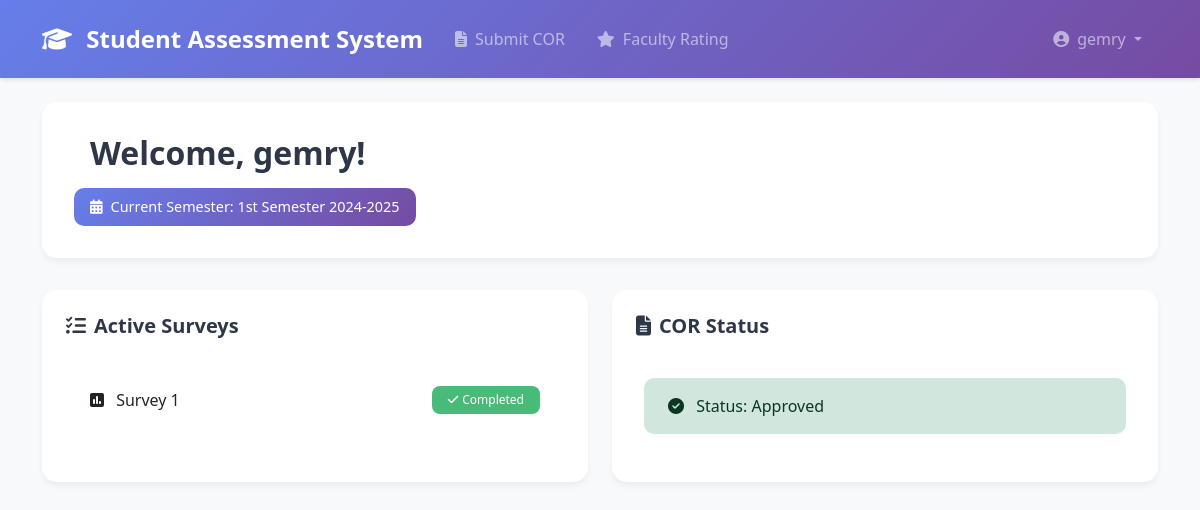
Page /index.php (signed in) on the earlier database version.
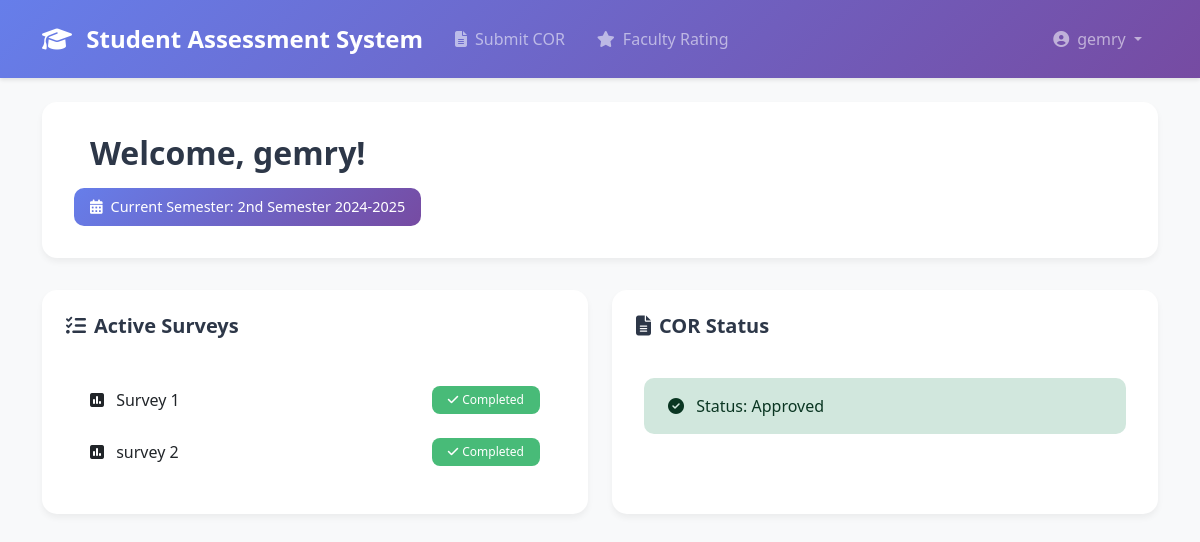
Same page on the later database version.
### tables this page shows
CREATE TABLE `semesters` (
  `id` int(11) NOT NULL,
  `name` varchar(50) NOT NULL,
  `start_date` date NOT NULL,
  `end_date` date NOT NULL,
  `is_active` tinyint(1) DEFAULT 0,
  `created_at` timestamp NOT NULL DEFAULT current_timestamp()
);

CREATE TABLE `surveys` (
  `id` int(11) NOT NULL,
  `title` varchar(255) NOT NULL,
  `description` text DEFAULT NULL,
  `semester_id` int(11) DEFAULT NULL,
  `start_date` date NOT NULL,
  `end_date` date NOT NULL,
  `status` enum('draft','active','closed') DEFAULT 'draft',
  `created_at` timestamp NOT NULL DEFAULT current_timestamp()
);

### config/database.php (called while the page is built, shortened)
<?php
function clean($data) {
    return htmlspecialchars($data, ENT_QUOTES, 'UTF-8');
}
?>

### includes/auth.php (called while the page is built, shortened)
<?php
function isStudent() {
    return isset($_SESSION['role']) && $_SESSION['role'] === 'student';
}
?>

### index.php (the view, shortened to what the changed rows need)
<?php
require_once 'config/database.php';
require_once 'includes/auth.php';
$user_id = $_SESSION['user_id'];
$role = $_SESSION['role'];
if ($role === 'student') {
    $stmt = $conn->prepare("SELECT * FROM students WHERE user_id = ?");
    $stmt->bind_param("i", $user_id);
    $stmt->execute();
    $user_info = $stmt->get_result()->fetch_assoc();
}
$stmt = $conn->prepare("SELECT * FROM semesters WHERE is_active = 1 LIMIT 1");
$stmt->execute();
$active_semester = $stmt->get_result()->fetch_assoc();
if ($role === 'student' && $active_semester) {
    $stmt = $conn->prepare("
        SELECT s.*,
            (SELECT COUNT(*) FROM responses r
             WHERE r.survey_id = s.id
             AND r.student_id = ?
             AND r.semester_id = ?) as has_responded
        FROM surveys s
        WHERE s.semester_id = ?
        AND s.status = 'active'
    ");
    $student_id = $user_info['id'];
    $semester_id = $active_semester['id'];
    $stmt->bind_param("iii", $student_id, $semester_id, $semester_id);
    $stmt->execute();
    $active_surveys = $stmt->get_result()->fetch_all(MYSQLI_ASSOC);
}
?>
<!DOCTYPE html>
<html lang="en">
<head>
    <link href="https://cdn.jsdelivr.net/npm/bootstrap@5.3.2/dist/css/bootstrap.min.css" rel="stylesheet">
    <link href="https://cdnjs.cloudflare.com/ajax/libs/font-awesome/6.4.2/css/all.min.css" rel="stylesheet">
</head>
<body>
    <div class="container py-4">
        <div class="welcome-section">
            <h2 class="welcome-title">
                Welcome, <?php echo clean($_SESSION['username']); ?>!
            </h2>
            <?php if ($active_semester): ?>
                <div class="semester-badge">
                    <i class="fas fa-calendar-alt"></i>
                    Current Semester: <?php echo clean($active_semester['name']); ?>
                </div>
            <?php endif; ?>
        </div>
        <?php if (isStudent()): ?>
        <div class="row g-4">
            <div class="col-md-6">
                <div class="dashboard-card">
                    <div class="card-body">
                        <?php if (empty($active_surveys)): ?>
                            <div class="text-center text-muted">
                                <i class="fas fa-clipboard-list fa-3x mb-3"></i>
                                <p>No active surveys at the moment.</p>
                            </div>
                        <?php else: ?>
                            <div class="list-group">
                                <?php foreach ($active_surveys as $survey): ?>
                                    <a href="student/survey.php?id=<?php echo $survey['id']; ?>"
                                       class="list-group-item list-group-item-action d-flex justify-content-between align-items-center">
                                        <span>
                                            <i class="fas fa-poll me-2"></i>
                                            <?php echo clean($survey['title']); ?>
                                        </span>
                                        <?php if ($survey['has_responded']): ?>
                                            <span class="badge bg-success">
                                                <i class="fas fa-check me-1"></i>Completed
                                            </span>
                                        <?php else: ?>
                                            <span class="badge bg-warning">
                                                <i class="fas fa-clock me-1"></i>Pending
                                            </span>
                                        <?php endif; ?>
                                    </a>
                                <?php endforeach; ?>
                            </div>
                        <?php endif; ?>
                    </div>
                </div>
            </div>
        </div>
        <?php endif; ?>
    </div>
</body>
</html>

Differences in the rows shown:
removed semesters: name "1st Semester 2024-2025"
added semesters: name "2nd Semester 2024-2025"
added surveys: title "survey 2"
